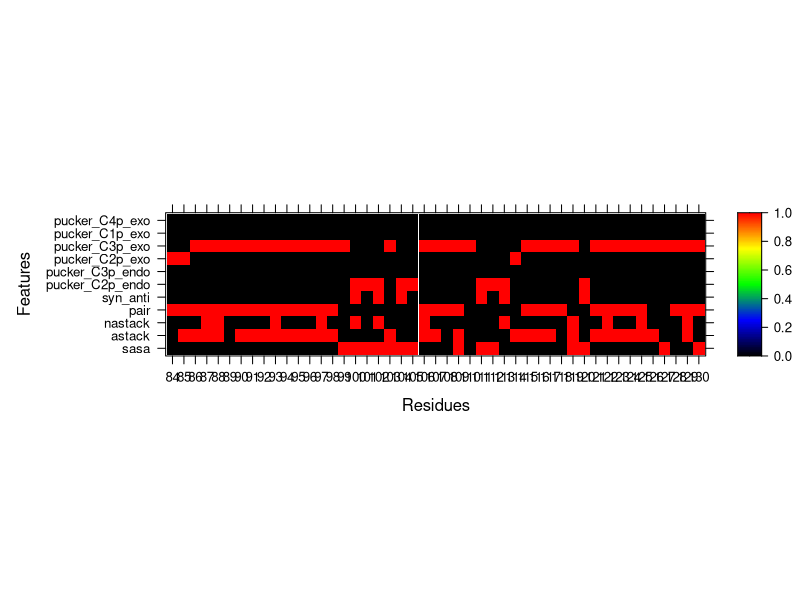
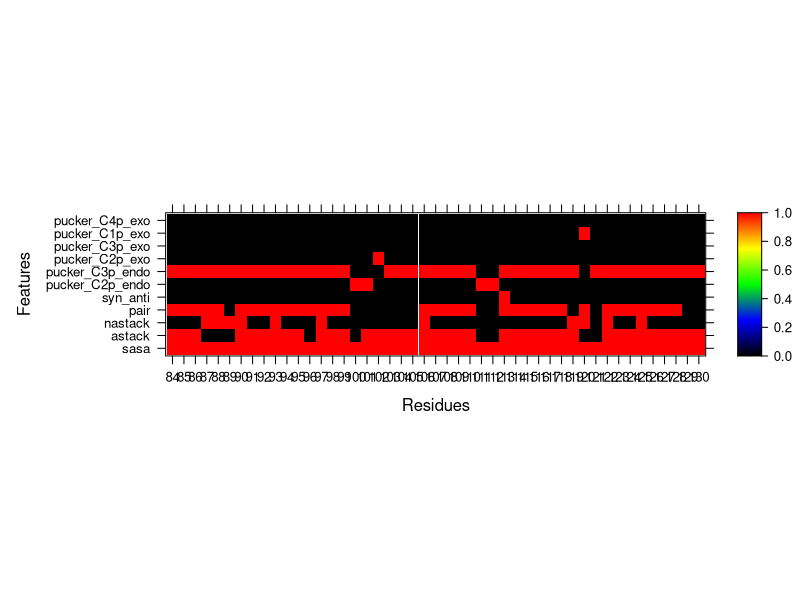
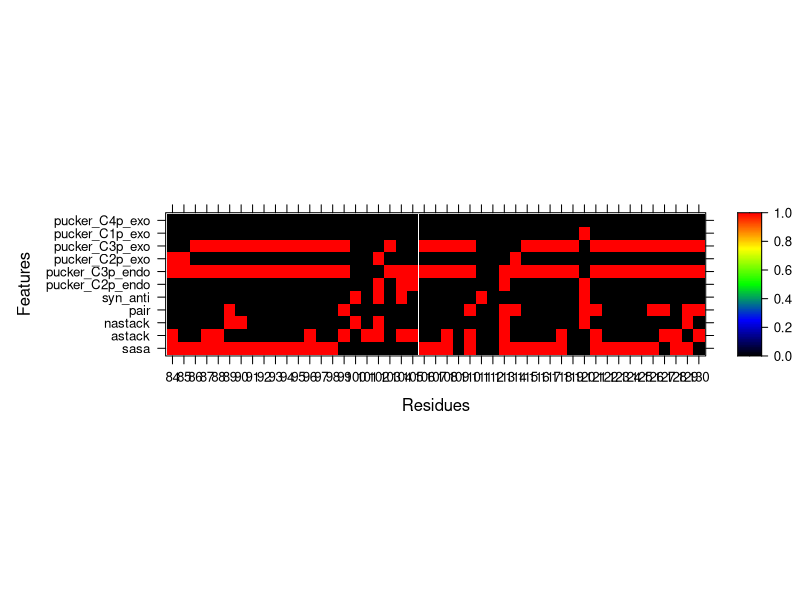

Generate these figures, in order, with R:
# script to generate annotation maps
setwd("~/Documents/GitHub/CS-Annotate/data/")

# load data
data = read.csv("predictions.txt", header = TRUE, sep = " ")

get_data_for_rna = function(data, rna = "5KH8"){
  # get data for a particular RNA
  return(data[data$id == rna, ])
}


filter_pucker = function(data){
  orig = data
  puckers = grepl("pucker", colnames(data))
  sub = data[, puckers]
  for (i in 1:nrow(data)){
    tmp = sub[i, ]
    row = rep(0, ncol(data))
    row[which.max(tmp)] = 1
    sub[i, ] = row
  }
  orig[, puckers] = sub
  return(orig)
}


select_fingerprint = function(data, predicted = FALSE, names = c("sasa", "astack", "nastack", "pair", "syn_anti", "pucker_C2p_endo", "pucker_C3p_endo", "pucker_C2p_exo", "pucker_C3p_exo", "pucker_C1p_exo", "pucker_C4p_exo")){
  # generate a fingerprint
  if (predicted){
    tnames = paste("p", names, sep = "")
  } else {
    tnames = names
  }
  data = data[, tnames]
  colnames(data) = names
  return(data)
}

generate_rna_maps = function(data, rna = "5KH8", cutoff = 0.60, width = 9, height = 9, pointsize = 10){
  # create maps for manuscript
  sub = get_data_for_rna(data, rna = rna)
  pred = as.matrix(filter_pucker(select_fingerprint(sub, predicted = TRUE))>cutoff)
  pdf(file = sprintf("map_%s_predicted.pdf", rna), width = width, height = height, pointsize = pointsize)
  print(lattice::levelplot(pred, las = 2, ylab = "Features", xlab = "Residues", useRaster = FALSE, pretty = TRUE, at = seq(0, 1, 0.005), col.regions = cols2 <- colorRampPalette(c("black", "blue", "green", "yellow",  "red"))(256)))
  dev.off()
  
  actual = as.matrix(select_fingerprint(sub, predicted = FALSE)>cutoff)
  pdf(file = sprintf("map_%s_actual.pdf", rna), width = width, height = height, pointsize = pointsize)
  print(lattice::levelplot(actual, las = 2, ylab = "Features", xlab = "Residues", useRaster = FALSE, pretty = TRUE, at = seq(0, 1, 0.005), col.regions = cols2 <- colorRampPalette(c("black", "blue", "green", "yellow",  "red"))(256)))
  dev.off()

  diff = abs(actual - pred)
  pdf(file = sprintf("map_%s_diff.pdf", rna), width = width, height = height, pointsize = pointsize)
  print(lattice::levelplot(diff, las = 2, ylab = "Features", xlab = "Residues", useRaster = FALSE, pretty = TRUE, at = seq(0, 1, 0.005), col.regions = cols2 <- colorRampPalette(c("black", "blue", "green", "yellow",  "red"))(256)))
  dev.off()
  
}


# generate maps for the fluoride riboswitch 5KH8
generate_rna_maps(data, rna = "5KH8")

